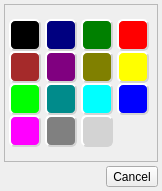
<?xml version="1.0" encoding="UTF-8"?>
<ui version="4.0">
 <class>DialogIRCColorDialog</class>
 <widget class="QDialog" name="DialogIRCColorDialog">
  <property name="geometry">
   <rect>
    <x>0</x>
    <y>0</y>
    <width>162</width>
    <height>191</height>
   </rect>
  </property>
  <property name="windowTitle">
   <string>Choose An IRC Supported Color</string>
  </property>
  <property name="windowIcon">
   <iconset resource="../Resource.qrc">
    <normaloff>:/Resource/Generic/Skin.png</normaloff>:/Resource/Generic/Skin.png</iconset>
  </property>
  <layout class="QGridLayout" name="gridLayout">
   <property name="margin">
    <number>4</number>
   </property>
   <property name="spacing">
    <number>4</number>
   </property>
   <item row="1" column="1">
    <layout class="QVBoxLayout" name="verticalLayout">
     <item>
      <widget class="QToolButton" name="toolButtonCancel">
       <property name="text">
        <string>Cancel</string>
       </property>
      </widget>
     </item>
    </layout>
   </item>
   <item row="1" column="0">
    <spacer name="horizontalSpacer">
     <property name="orientation">
      <enum>Qt::Horizontal</enum>
     </property>
     <property name="sizeHint" stdset="0">
      <size>
       <width>40</width>
       <height>20</height>
      </size>
     </property>
    </spacer>
   </item>
   <item row="0" column="0" colspan="2">
    <widget class="QFrame" name="frame">
     <property name="sizePolicy">
      <sizepolicy hsizetype="Preferred" vsizetype="Expanding">
       <horstretch>0</horstretch>
       <verstretch>0</verstretch>
      </sizepolicy>
     </property>
     <property name="frameShape">
      <enum>QFrame::StyledPanel</enum>
     </property>
     <property name="frameShadow">
      <enum>QFrame::Raised</enum>
     </property>
     <layout class="QVBoxLayout" name="verticalLayout_2">
      <property name="spacing">
       <number>0</number>
      </property>
      <property name="margin">
       <number>0</number>
      </property>
      <item>
       <layout class="QGridLayout" name="gridLayout_2">
        <item row="0" column="0">
         <widget class="QToolButton" name="toolButtonBlack">
          <property name="minimumSize">
           <size>
            <width>32</width>
            <height>32</height>
           </size>
          </property>
          <property name="toolTip">
           <string>Black</string>
          </property>
          <property name="styleSheet">
           <string notr="true">QToolButton { 
background-color: black; 
border-style: outset; 
border-width: 2px;	
border-radius: 6px; 
border-color: lightgrey; 
}</string>
          </property>
          <property name="text">
           <string/>
          </property>
          <property name="iconSize">
           <size>
            <width>16</width>
            <height>16</height>
           </size>
          </property>
         </widget>
        </item>
        <item row="0" column="1">
         <widget class="QToolButton" name="toolButtonNavy">
          <property name="minimumSize">
           <size>
            <width>32</width>
            <height>32</height>
           </size>
          </property>
          <property name="toolTip">
           <string>Navy</string>
          </property>
          <property name="styleSheet">
           <string notr="true">QToolButton { 
background-color: navy; 
border-style: outset; 
border-width: 2px;	
border-radius: 6px; 
border-color: lightgrey; 
}</string>
          </property>
          <property name="text">
           <string/>
          </property>
          <property name="iconSize">
           <size>
            <width>16</width>
            <height>16</height>
           </size>
          </property>
         </widget>
        </item>
        <item row="0" column="2">
         <widget class="QToolButton" name="toolButtonGreen">
          <property name="minimumSize">
           <size>
            <width>32</width>
            <height>32</height>
           </size>
          </property>
          <property name="toolTip">
           <string>Green</string>
          </property>
          <property name="styleSheet">
           <string notr="true">QToolButton { 
background-color: green; 
border-style: outset; 
border-width: 2px;	
border-radius: 6px; 
border-color: lightgrey; 
}</string>
          </property>
          <property name="text">
           <string/>
          </property>
          <property name="iconSize">
           <size>
            <width>16</width>
            <height>16</height>
           </size>
          </property>
         </widget>
        </item>
        <item row="0" column="3">
         <widget class="QToolButton" name="toolButtonRed">
          <property name="minimumSize">
           <size>
            <width>32</width>
            <height>32</height>
           </size>
          </property>
          <property name="toolTip">
           <string>Red</string>
          </property>
          <property name="styleSheet">
           <string notr="true">QToolButton { 
background-color: red; 
border-style: outset; 
border-width: 2px;	
border-radius: 6px; 
border-color: lightgrey; 
}</string>
          </property>
          <property name="text">
           <string/>
          </property>
          <property name="iconSize">
           <size>
            <width>16</width>
            <height>16</height>
           </size>
          </property>
         </widget>
        </item>
        <item row="1" column="0">
         <widget class="QToolButton" name="toolButtonBrown">
          <property name="minimumSize">
           <size>
            <width>32</width>
            <height>32</height>
           </size>
          </property>
          <property name="toolTip">
           <string>Maroon</string>
          </property>
          <property name="styleSheet">
           <string notr="true">QToolButton { 
background-color: brown; 
border-style: outset; 
border-width: 2px;	
border-radius: 6px; 
border-color: lightgrey; 
}</string>
          </property>
          <property name="text">
           <string/>
          </property>
          <property name="iconSize">
           <size>
            <width>16</width>
            <height>16</height>
           </size>
          </property>
         </widget>
        </item>
        <item row="1" column="1">
         <widget class="QToolButton" name="toolButtonPurple">
          <property name="minimumSize">
           <size>
            <width>32</width>
            <height>32</height>
           </size>
          </property>
          <property name="toolTip">
           <string>Purple</string>
          </property>
          <property name="styleSheet">
           <string notr="true">QToolButton { 
background-color: purple; 
border-style: outset; 
border-width: 2px;	
border-radius: 6px; 
border-color: lightgrey; 
}</string>
          </property>
          <property name="text">
           <string/>
          </property>
          <property name="iconSize">
           <size>
            <width>16</width>
            <height>16</height>
           </size>
          </property>
         </widget>
        </item>
        <item row="1" column="2">
         <widget class="QToolButton" name="toolButtonOlive">
          <property name="minimumSize">
           <size>
            <width>32</width>
            <height>32</height>
           </size>
          </property>
          <property name="toolTip">
           <string>Orange</string>
          </property>
          <property name="styleSheet">
           <string notr="true">QToolButton { 
background-color: olive; 
border-style: outset; 
border-width: 2px;	
border-radius: 6px; 
border-color: lightgrey; 
}</string>
          </property>
          <property name="text">
           <string/>
          </property>
          <property name="iconSize">
           <size>
            <width>16</width>
            <height>16</height>
           </size>
          </property>
         </widget>
        </item>
        <item row="1" column="3">
         <widget class="QToolButton" name="toolButtonYellow">
          <property name="minimumSize">
           <size>
            <width>32</width>
            <height>32</height>
           </size>
          </property>
          <property name="toolTip">
           <string>Yellow</string>
          </property>
          <property name="styleSheet">
           <string notr="true">QToolButton { 
background-color: yellow; 
border-style: outset; 
border-width: 2px;	
border-radius: 6px; 
border-color: lightgrey; 
}</string>
          </property>
          <property name="text">
           <string/>
          </property>
          <property name="iconSize">
           <size>
            <width>16</width>
            <height>16</height>
           </size>
          </property>
         </widget>
        </item>
        <item row="2" column="0">
         <widget class="QToolButton" name="toolButtonLime">
          <property name="minimumSize">
           <size>
            <width>32</width>
            <height>32</height>
           </size>
          </property>
          <property name="toolTip">
           <string>Lime</string>
          </property>
          <property name="styleSheet">
           <string notr="true">QToolButton { 
background-color: lime; 
border-style: outset; 
border-width: 2px;	
border-radius: 6px; 
border-color: lightgrey; 
}</string>
          </property>
          <property name="text">
           <string/>
          </property>
          <property name="iconSize">
           <size>
            <width>16</width>
            <height>16</height>
           </size>
          </property>
         </widget>
        </item>
        <item row="2" column="1">
         <widget class="QToolButton" name="toolButtonDarkCyan">
          <property name="minimumSize">
           <size>
            <width>32</width>
            <height>32</height>
           </size>
          </property>
          <property name="toolTip">
           <string>Dark Cyan</string>
          </property>
          <property name="styleSheet">
           <string notr="true">QToolButton { 
background-color: darkcyan; 
border-style: outset; 
border-width: 2px;	
border-radius: 6px; 
border-color: lightgrey; 
}</string>
          </property>
          <property name="text">
           <string/>
          </property>
          <property name="iconSize">
           <size>
            <width>16</width>
            <height>16</height>
           </size>
          </property>
         </widget>
        </item>
        <item row="2" column="2">
         <widget class="QToolButton" name="toolButtonCyan">
          <property name="minimumSize">
           <size>
            <width>32</width>
            <height>32</height>
           </size>
          </property>
          <property name="toolTip">
           <string>Cyan</string>
          </property>
          <property name="styleSheet">
           <string notr="true">QToolButton { 
background-color: cyan; 
border-style: outset; 
border-width: 2px;	
border-radius: 6px; 
border-color: lightgrey; 
}</string>
          </property>
          <property name="text">
           <string/>
          </property>
          <property name="iconSize">
           <size>
            <width>16</width>
            <height>16</height>
           </size>
          </property>
         </widget>
        </item>
        <item row="2" column="3">
         <widget class="QToolButton" name="toolButtonBlue">
          <property name="minimumSize">
           <size>
            <width>32</width>
            <height>32</height>
           </size>
          </property>
          <property name="toolTip">
           <string>Blue</string>
          </property>
          <property name="styleSheet">
           <string notr="true">QToolButton { 
background-color: blue; 
border-style: outset; 
border-width: 2px;	
border-radius: 6px; 
border-color: lightgrey; 
}</string>
          </property>
          <property name="text">
           <string/>
          </property>
          <property name="iconSize">
           <size>
            <width>16</width>
            <height>16</height>
           </size>
          </property>
         </widget>
        </item>
        <item row="3" column="0">
         <widget class="QToolButton" name="toolButtonMagenta">
          <property name="minimumSize">
           <size>
            <width>32</width>
            <height>32</height>
           </size>
          </property>
          <property name="acceptDrops">
           <bool>true</bool>
          </property>
          <property name="toolTip">
           <string>Magenta</string>
          </property>
          <property name="styleSheet">
           <string notr="true">QToolButton { 
background-color: magenta; 
border-style: outset; 
border-width: 2px;	
border-radius: 6px; 
border-color: lightgrey; 
}</string>
          </property>
          <property name="text">
           <string/>
          </property>
          <property name="iconSize">
           <size>
            <width>16</width>
            <height>16</height>
           </size>
          </property>
         </widget>
        </item>
        <item row="3" column="2">
         <widget class="QToolButton" name="toolButtonLightGray">
          <property name="minimumSize">
           <size>
            <width>32</width>
            <height>32</height>
           </size>
          </property>
          <property name="toolTip">
           <string>Light Gray</string>
          </property>
          <property name="styleSheet">
           <string notr="true">QToolButton { 
background-color: lightgray; 
border-style: outset; 
border-width: 2px;	
border-radius: 6px; 
border-color: lightgrey; 
}</string>
          </property>
          <property name="text">
           <string/>
          </property>
          <property name="iconSize">
           <size>
            <width>16</width>
            <height>16</height>
           </size>
          </property>
         </widget>
        </item>
        <item row="3" column="1">
         <widget class="QToolButton" name="toolButtonGray">
          <property name="minimumSize">
           <size>
            <width>32</width>
            <height>32</height>
           </size>
          </property>
          <property name="toolTip">
           <string>Gray</string>
          </property>
          <property name="styleSheet">
           <string notr="true">QToolButton { 
background-color: gray; 
border-style: outset; 
border-width: 2px;	
border-radius: 6px; 
border-color: lightgrey; 
}</string>
          </property>
          <property name="text">
           <string/>
          </property>
          <property name="iconSize">
           <size>
            <width>16</width>
            <height>16</height>
           </size>
          </property>
         </widget>
        </item>
       </layout>
      </item>
     </layout>
    </widget>
   </item>
  </layout>
 </widget>
 <resources>
  <include location="../Resource.qrc"/>
 </resources>
 <connections/>
</ui>
